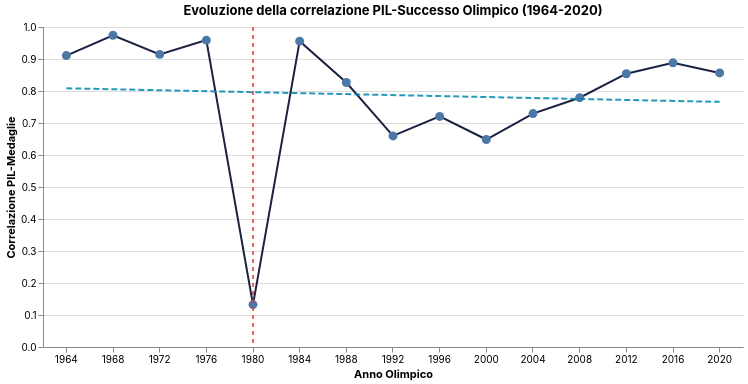

Specify this chart in Vega-Lite:
### Vega-Lite specification from a JSON file in a GitHub repository (floating-point values rounded to 4 significant figures)
{"config": {"background": "transparent", "view": {"stroke": "transparent"}, "title": {"font": "Inter"}, "axis": {"labelFont": "Inter", "titleFont": "Inter"}, "legend": {"labelFont": "Inter", "titleFont": "Inter"}, "header": {"labelFont": "Inter", "titleFont": "Inter"}, "text": {"font": "Inter"}, "range": {"category": ["#1b2140", "#ff8009", "#9a0641", "#ffe34a", "#e7b6af", "#0088b0", "#e03830"], "ramp": ["#e7b6af", "#1b2140"], "heatmap": ["#e7b6af", "#1b2140"]}}, "layer": [{"data": {"name": "data-f4b5afb5f8c68210758c52bcdf20a90f"}, "mark": {"type": "line", "color": "#1b2140", "point": {"size": 80}}, "encoding": {"tooltip": [{"field": "Anno", "title": "Anno", "type": "ordinal"}, {"field": "Correlazione", "format": ".2f", "title": "Correlazione", "type": "quantitative"}, {"field": "Nota", "title": "Contesto storico", "type": "nominal"}], "x": {"axis": {"labelAngle": 0}, "field": "Anno", "title": "Anno Olimpico", "type": "ordinal"}, "y": {"field": "Correlazione", "scale": {"domain": [0, 1]}, "title": "Correlazione PIL-Medaglie", "type": "quantitative"}}, "title": "Evoluzione della correlazione PIL-Successo Olimpico (1964-2020)"}, {"data": {"name": "data-d81b96d5065b82d9adbb803ee1583e6c"}, "mark": {"type": "rule", "color": "#e03830", "size": 1.5, "strokeDash": [4, 4]}, "encoding": {"x": {"field": "Anno", "type": "ordinal"}}}, {"data": {"name": "data-4b1d2dbeb75dfc796711f3d1a821a89e"}, "mark": {"type": "line", "color": "#0088b0", "opacity": 0.85, "size": 2, "strokeDash": [6, 3]}, "encoding": {"x": {"field": "Anno", "type": "ordinal"}, "y": {"field": "Correlazione", "type": "quantitative"}}}], "height": 320, "width": 700, "$schema": "https://vega.github.io/schema/vega-lite/v5.20.1.json", "datasets": {"data-f4b5afb5f8c68210758c52bcdf20a90f": [{"Anno": 1964, "Correlazione": 0.9107, "Nota": "Nessun evento di rilievo registrato"}, {"Anno": 1968, "Correlazione": 0.9742, "Nota": "Nessun evento di rilievo registrato"}, {"Anno": 1972, "Correlazione": 0.9145, "Nota": "Nessun evento di rilievo registrato"}, {"Anno": 1976, "Correlazione": 0.959, "Nota": "Boicottaggio africano delle Olimpiadi di Montreal (protesta contro la Nuova Zelanda)"}, {"Anno": 1980, "Correlazione": 0.1326, "Nota": "Boicottaggio Olimpiadi di Mosca da parte di diversi Paesi occidentali"}, {"Anno": 1984, "Correlazione": 0.9558, "Nota": "Boicottaggio sovietico delle Olimpiadi di Los Angeles (ritorsione)"}, {"Anno": 1988, "Correlazione": 0.8266, "Nota": "Nessun evento di rilievo registrato"}, {"Anno": 1992, "Correlazione": 0.6596, "Nota": "Nessun evento di rilievo registrato"}, {"Anno": 1996, "Correlazione": 0.7205, "Nota": "Nessun evento di rilievo registrato"}, {"Anno": 2000, "Correlazione": 0.6484, "Nota": "Nessun evento di rilievo registrato"}, {"Anno": 2004, "Correlazione": 0.7295, "Nota": "Nessun evento di rilievo registrato"}, {"Anno": 2008, "Correlazione": 0.779, "Nota": "Nessun evento di rilievo registrato"}, {"Anno": 2012, "Correlazione": 0.854, "Nota": "Nessun evento di rilievo registrato"}, {"Anno": 2016, "Correlazione": 0.888, "Nota": "Nessun evento di rilievo registrato"}, {"Anno": 2020, "Correlazione": 0.8564, "Nota": "Nessun evento di rilievo registrato"}], "data-d81b96d5065b82d9adbb803ee1583e6c": [{"Anno": 1980.0}], "data-4b1d2dbeb75dfc796711f3d1a821a89e": [{"Anno": 1964, "Correlazione": 0.8085}, {"Anno": 2020, "Correlazione": 0.766}]}}
